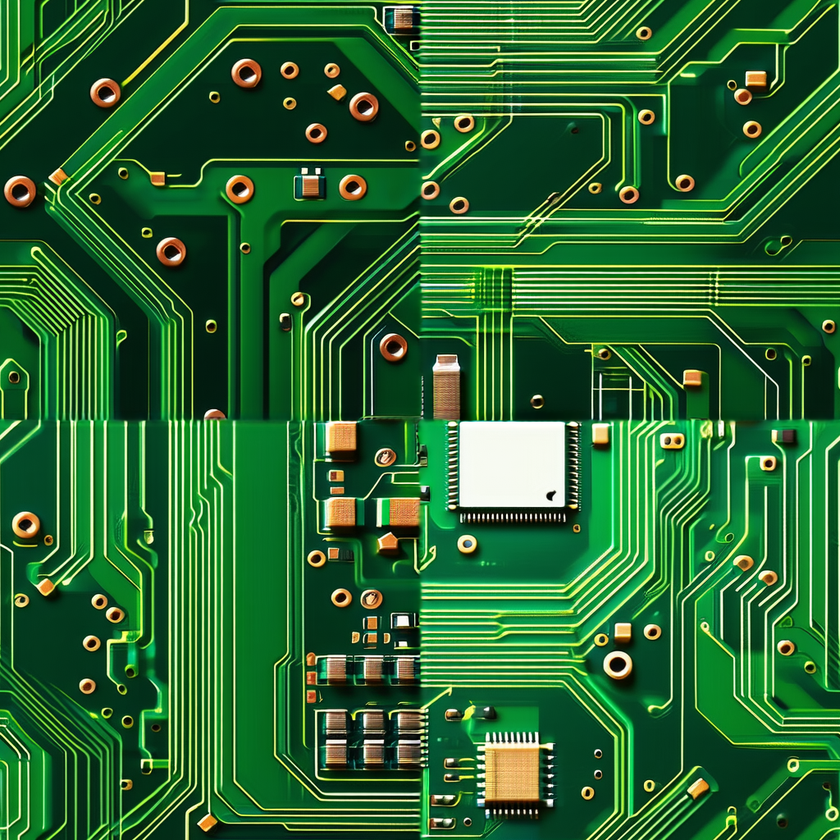
#> input picture tools/seam_check/core_road_offset.png, 840 x 840 px, shrunk from 1024 x 1024 before the run
$ python generate_pbr_maps.py seam_check/core_road_offset.png seam_check/furnace_tunnel_offset.png seam_check/furnace_tunnel_offset.png
#> lines starting #> are read from the running program, lines starting #| are printed output that depends on the picture; after the words box and inside, x2 and y2 are one past the last pixel; in counts of white or black regions, pixels touching at a corner belong together
#> in process, img is the input picture: PIL image 840x840 RGB; mean R, G, B 41.6, 102.8, 49
"""
PBR map generator — derives roughness, metalness, and emissive maps from a diffuse texture.
Usage: python generate_pbr_maps.py <diffuse_path> <output_dir> <theme_name>
"""
import sys
import os
from PIL import Image
import numpy as np


# Per-theme PBR biases: (base_roughness, base_metalness, emissive_sat_threshold, emissive_val_threshold)
THEME_PBR = {
    "core":       (0.55, 0.45, 160, 180),
    "cyberpunk":  (0.25, 0.55, 150, 160),
    "industrial": (0.80, 0.70, 200, 200),
    "organic":    (0.70, 0.10, 140, 160),
    "alien":      (0.35, 0.40, 120, 140),
    "furnace":    (0.85, 0.60, 110, 150),
    "glitch":     (0.30, 0.35, 130, 150),
    "pulse":      (0.40, 0.50, 140, 160),
    "ridge":      (0.65, 0.30, 160, 180),
    "shallows":   (0.50, 0.20, 150, 160),
    "spire":      (0.15, 0.55, 170, 190),
    "thrill":     (0.45, 0.50, 180, 200),
    "tundra":     (0.45, 0.20, 180, 200),
    "void":       (0.30, 0.60, 130, 140),
}
DEFAULT_PBR = (0.60, 0.35, 160, 170)


def generate_normal_map(img_gray: np.ndarray, strength: float = 3.0) -> Image.Image:
#> called with strength = 3.5
    arr = img_gray.astype(np.float32)
    dy, dx = np.gradient(arr)
    dx_s = dx * strength
    dy_s = dy * strength
    mag = np.sqrt(dx_s ** 2 + dy_s ** 2 + 128.0 ** 2)
    r = ((-dx_s / mag + 1.0) * 127.5).astype(np.uint8)
    g = ((-dy_s / mag + 1.0) * 127.5).astype(np.uint8)
    b = ((128.0 / mag + 1.0) * 127.5).astype(np.uint8)
    return Image.fromarray(np.stack([r, g, b], axis=-1))


def generate_roughness_map(img_rgb: np.ndarray, base_roughness: float) -> Image.Image:
#> called with base_roughness = 0.6
    luminance = (
        0.2126 * img_rgb[:, :, 0] +
        0.7152 * img_rgb[:, :, 1] +
        0.0722 * img_rgb[:, :, 2]
    ).astype(np.float32)
    # Brighter/glossy areas → less rough; darker → rougher
    variation = 0.35
    rough = base_roughness - (luminance / 255.0 - 0.5) * variation
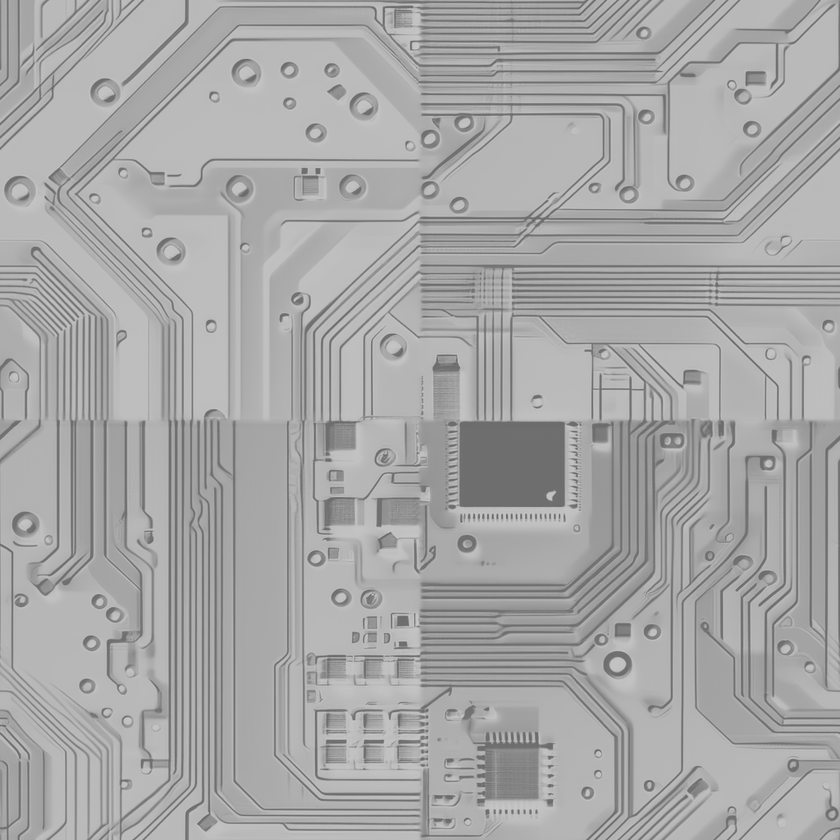
#> rough: shape (840, 840) float32; min 0.425, max 0.775, mean 0.657
    rough = np.clip(rough, 0.0, 1.0)
    return Image.fromarray((rough * 255).astype(np.uint8), mode='L')
#> returned value: PIL image 840x840 L


def generate_metalness_map(img_rgb: np.ndarray, base_metalness: float) -> Image.Image:
#> called with base_metalness = 0.35
    r = img_rgb[:, :, 0].astype(np.float32)
    g = img_rgb[:, :, 1].astype(np.float32)
    b = img_rgb[:, :, 2].astype(np.float32)
    cmax = np.max(img_rgb, axis=2).astype(np.float32)
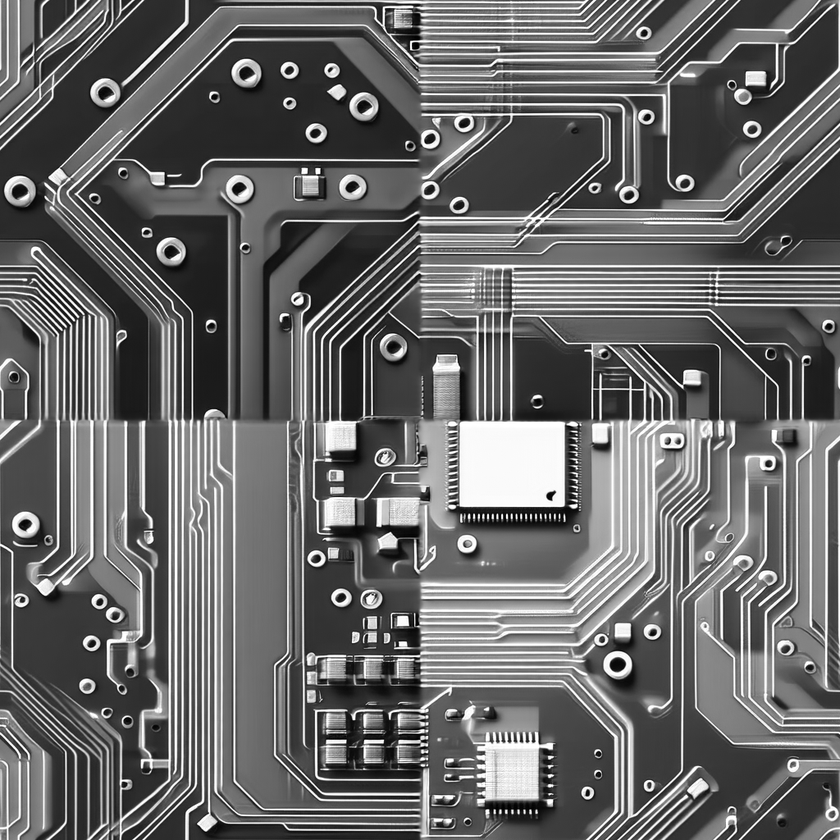
#> cmax: shape (840, 840) float32; min 0, max 255, mean 104.7
    cmin = np.min(img_rgb, axis=2).astype(np.float32)
    # Saturation in HSV space
    sat = np.where(cmax > 0, (cmax - cmin) / cmax, 0.0)
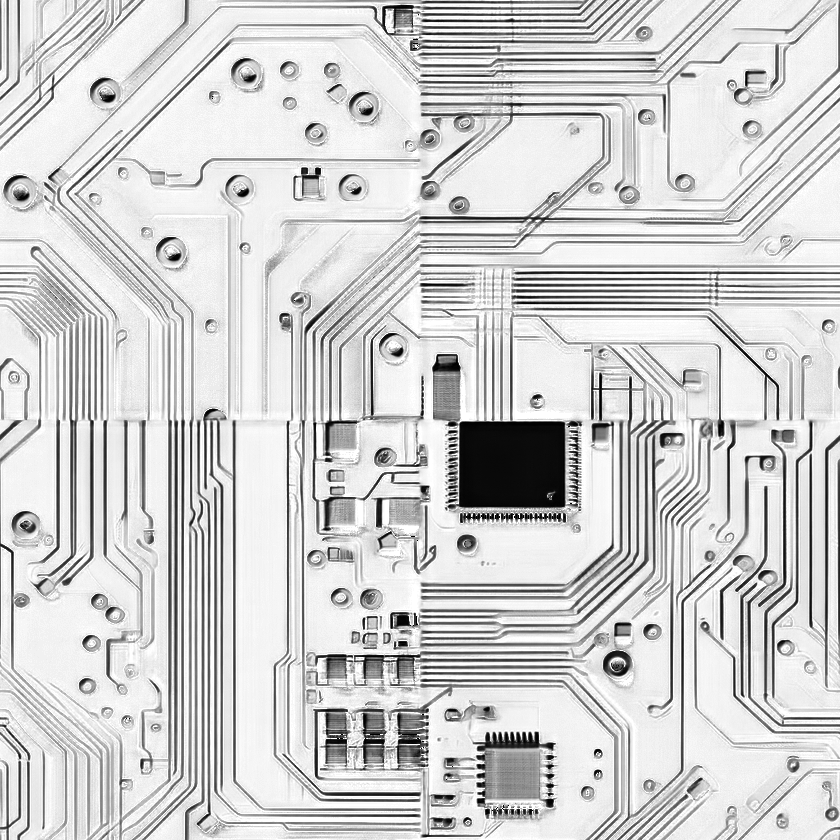
#> sat: shape (840, 840) float32; min 0, max 1, mean 0.818
    # Low saturation (grey/silver) → more metallic
    metal = base_metalness + (1.0 - sat) * 0.3 - sat * 0.3
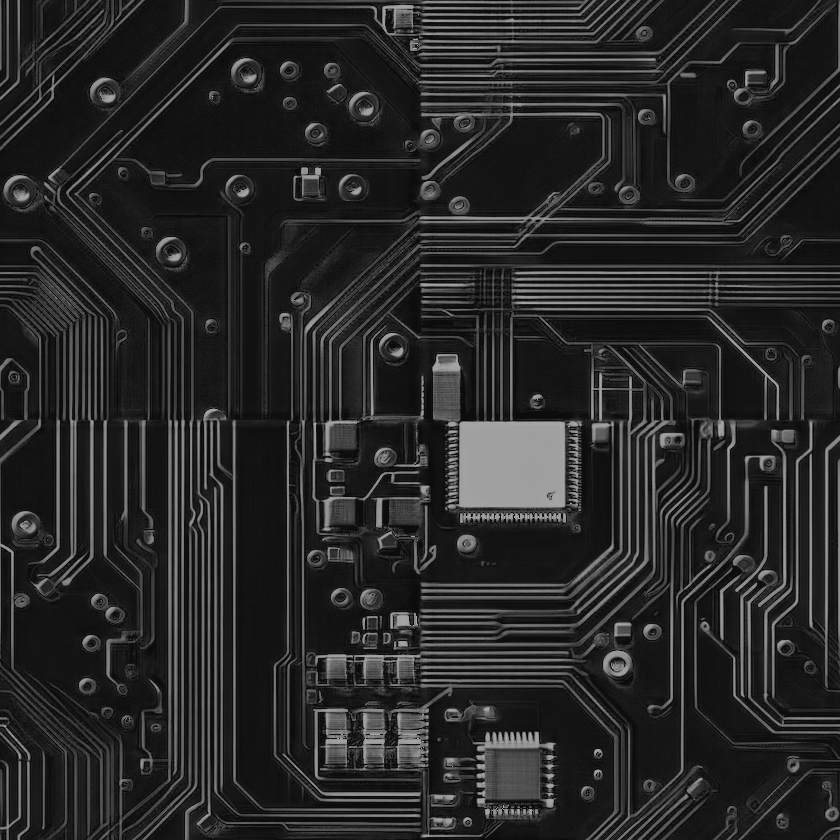
#> metal: shape (840, 840) float32; min 0.05, max 0.65, mean 0.159
    metal = np.clip(metal, 0.0, 1.0)
    return Image.fromarray((metal * 255).astype(np.uint8), mode='L')


def generate_emissive_map(img_rgb: np.ndarray, sat_threshold: int, val_threshold: int) -> Image.Image:
#> called with sat_threshold = 160, val_threshold = 170
    r = img_rgb[:, :, 0].astype(np.float32)
    g = img_rgb[:, :, 1].astype(np.float32)
    b = img_rgb[:, :, 2].astype(np.float32)
    cmax = np.max(img_rgb, axis=2).astype(np.float32)
    cmin = np.min(img_rgb, axis=2).astype(np.float32)
    sat = np.where(cmax > 0, (cmax - cmin) / cmax, 0.0)  # 0-1
    val = cmax  # 0-255

    # Pixels that are high saturation AND high value = neon/emissive
    emissive_mask = (sat >= sat_threshold / 255.0) & (val >= val_threshold)
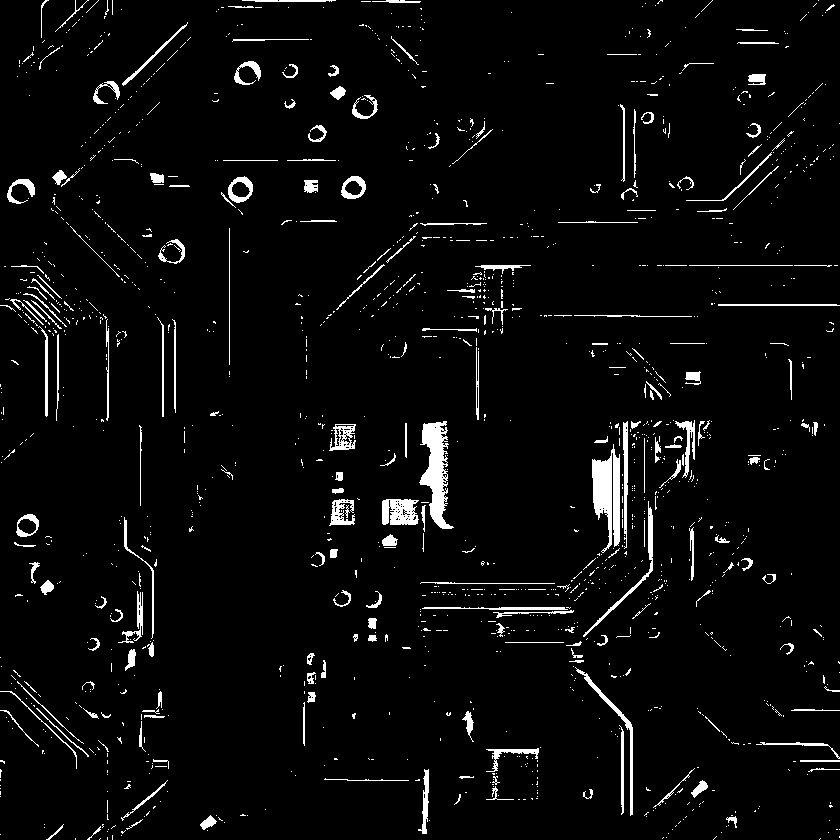
#> emissive_mask: shape (840, 840) bool; 4% white; 1468 white regions (1250 under 20 px), largest, box (x1, y1, x2, y2) and area: (419, 421, 454, 529) 1856, (592, 444, 620, 553) 1812, (382, 499, 419, 525) 779

    # Emissive map = original color where emissive, black elsewhere, slightly boosted
    em_r = np.where(emissive_mask, np.minimum(r * 1.4, 255), 0).astype(np.uint8)
    em_g = np.where(emissive_mask, np.minimum(g * 1.4, 255), 0).astype(np.uint8)
    em_b = np.where(emissive_mask, np.minimum(b * 1.4, 255), 0).astype(np.uint8)
    return Image.fromarray(np.stack([em_r, em_g, em_b], axis=-1))
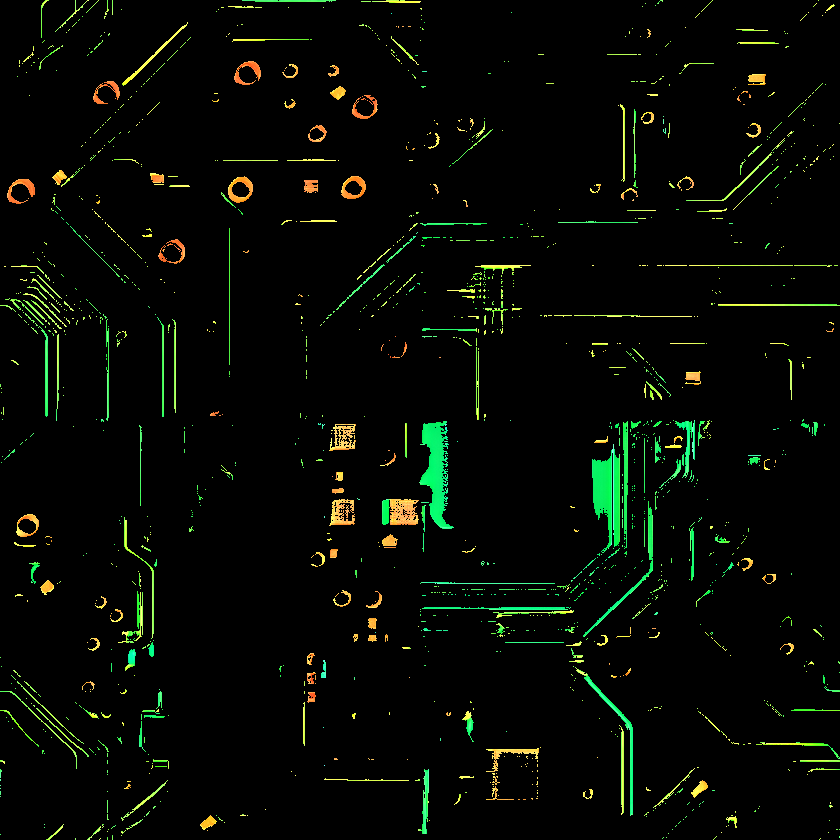
#> returned value: PIL image 840x840 RGB; mean R, G, B 5.9, 9.4, 3.8


def process(diffuse_path: str, output_dir: str, theme: str) -> None:
    if not os.path.exists(diffuse_path):
        print(f"Error: {diffuse_path} not found")
        sys.exit(1)
    os.makedirs(output_dir, exist_ok=True)

    img = Image.open(diffuse_path).convert("RGB")
    rgb = np.array(img)
    gray = np.array(img.convert("L"))

    base_r, base_m, sat_t, val_t = THEME_PBR.get(theme, DEFAULT_PBR)

    base = os.path.splitext(os.path.basename(diffuse_path))[0]
    # Replace _diffuse suffix with map type suffixes
    stem = base.replace("_diffuse", "")

    normal = generate_normal_map(gray, strength=3.5)
    roughness = generate_roughness_map(rgb, base_r)
    metalness = generate_metalness_map(rgb, base_m)
    emissive = generate_emissive_map(rgb, sat_t, val_t)

    normal.save(os.path.join(output_dir, f"{stem}_normal.png"))
    roughness.save(os.path.join(output_dir, f"{stem}_roughness.png"))
    metalness.save(os.path.join(output_dir, f"{stem}_metalness.png"))
    emissive.save(os.path.join(output_dir, f"{stem}_emissive.png"))
    print(f"[PBR] Generated normal/roughness/metalness/emissive for {stem} (theme={theme})")


if __name__ == "__main__":
    if len(sys.argv) < 4:
        print("Usage: python generate_pbr_maps.py <diffuse_path> <output_dir> <theme_name>")
        sys.exit(1)
    process(sys.argv[1], sys.argv[2], sys.argv[3])

$ run again, on tools/seam_check/organic_road_offset.png
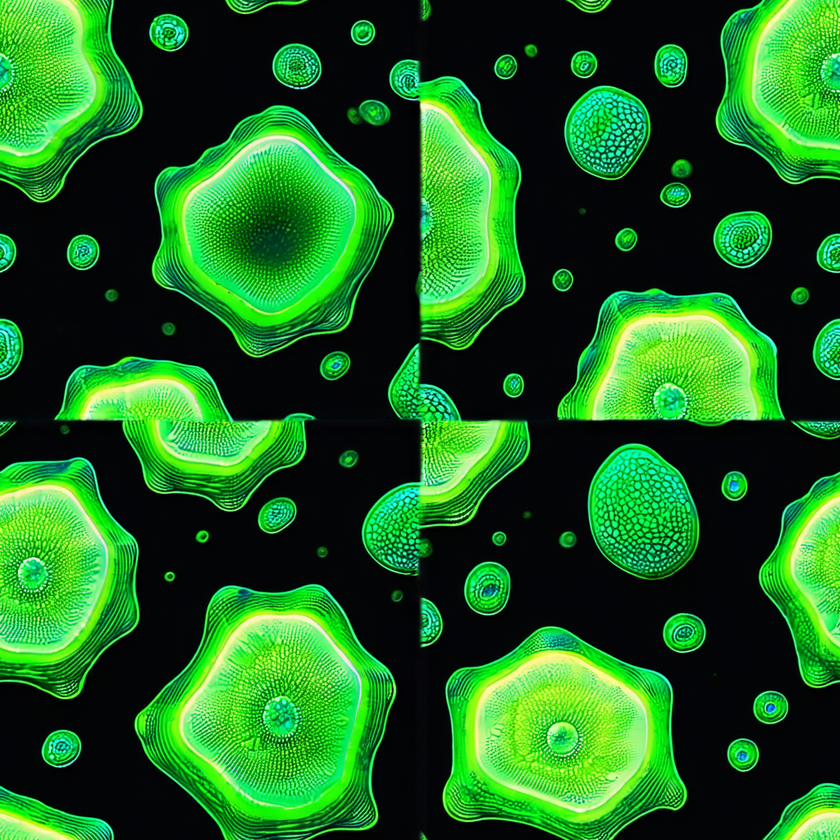
#> input picture tools/seam_check/organic_road_offset.png, 840 x 840 px, shrunk from 1024 x 1024 before the run
#> in process, img is the input picture: PIL image 840x840 RGB; mean R, G, B 29.5, 99.5, 32.9
#> in generate_emissive_map, `emissive_mask = (sat >= sat_threshold / 255.0) & (val >= val_threshold)`:
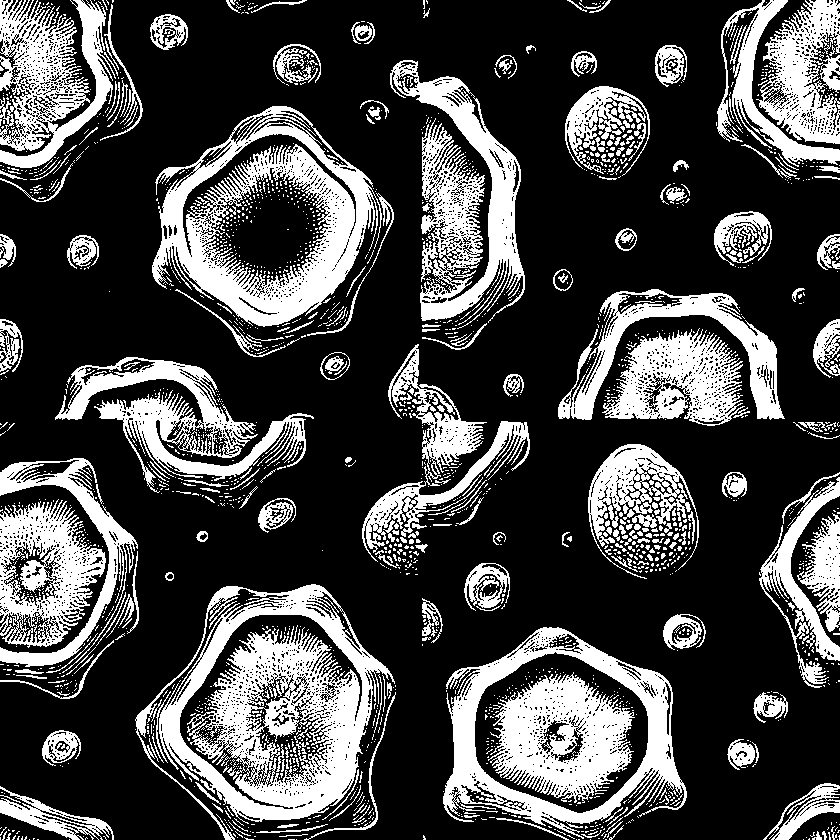
#> emissive_mask: shape (840, 840) bool; 28.1% white; 1944 white regions (1664 under 20 px), largest, box (x1, y1, x2, y2) and area: (135, 584, 395, 840) 25986, (152, 106, 382, 327) 19139, (390, 60, 525, 329) 13429
#> in generate_emissive_map, `return Image.fromarray(np.stack([em_r, em_g, em_b], axis=-1))`:
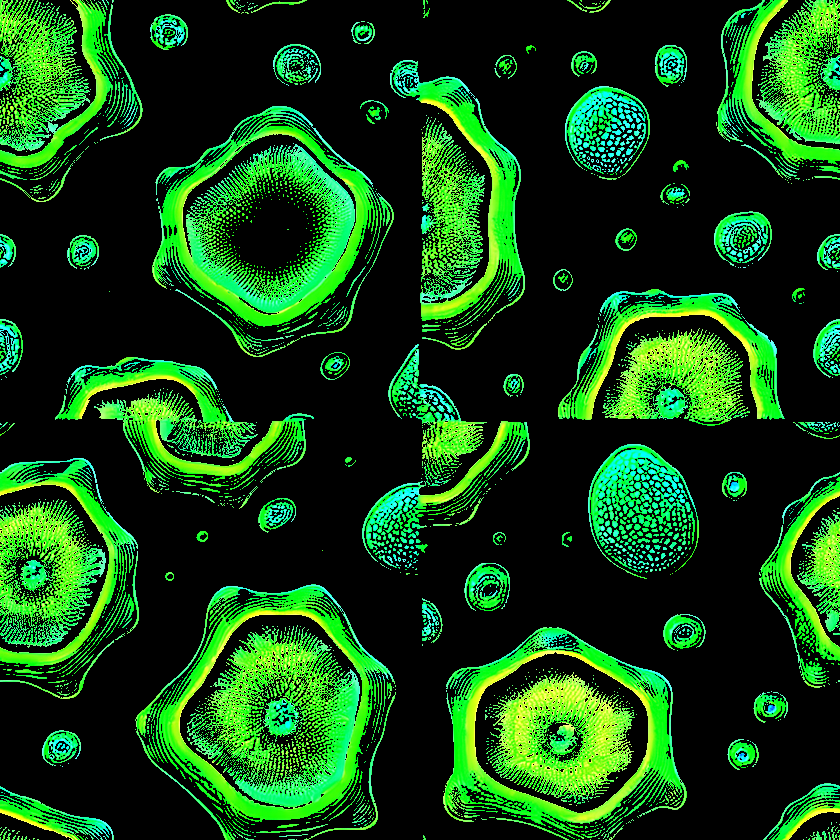
#> returned value: PIL image 840x840 RGB; mean R, G, B 19.7, 71.4, 21
